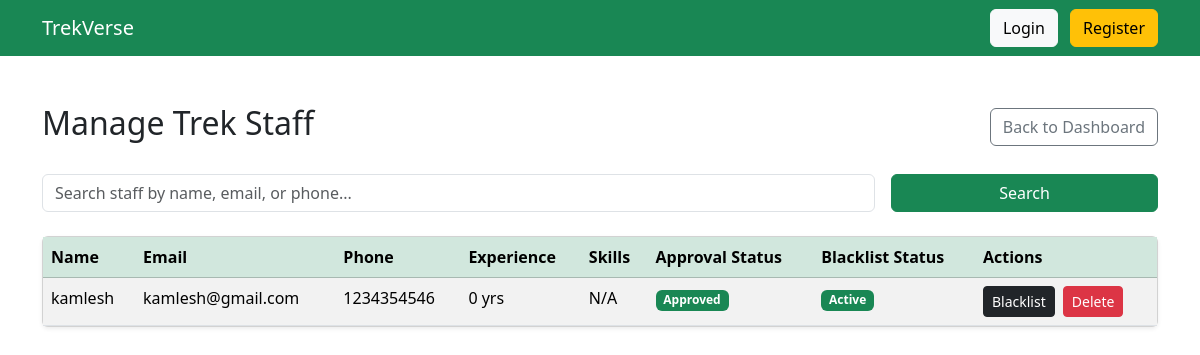
The app's page /admin/staff (signed in), older data.
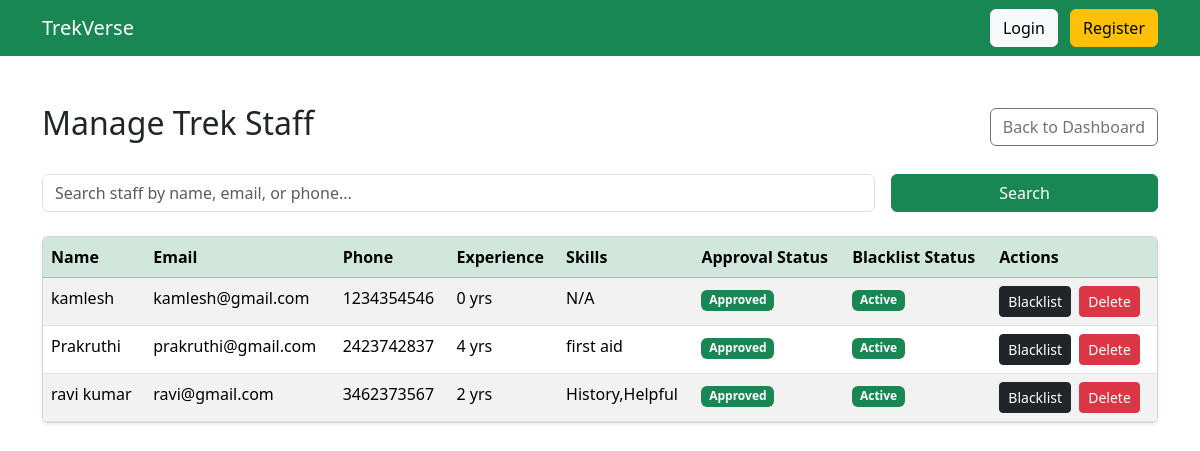
The same page, newer data.
### models.py (models this page shows)
class User(db.Model):
    __tablename__ = "users"
    id = db.Column(db.Integer, primary_key=True)
    name = db.Column(db.String(100), nullable=False)
    email = db.Column(db.String(120), unique=True, nullable=False)
    password = db.Column(db.String(255), nullable=False)
    phone = db.Column(db.String(15))
    role = db.Column(db.String(20), nullable=False)
    approved = db.Column(db.Boolean, default=False)
    blacklisted = db.Column(db.Boolean, default=False)
    experience_years = db.Column(db.Integer, default=0)
    skills = db.Column(db.String(255), default="")
    bio = db.Column(db.Text, default="")
    created_at = db.Column(db.DateTime, default=datetime.utcnow)
    managed_treks = db.relationship(
        "Trek",
        backref="staff",
        lazy=True
    )
    bookings = db.relationship(
        "Booking",
        backref="user",
        lazy=True
    )

### routes.py (the view)
    @app.route("/admin/staff")
    def admin_staff():
        if "user_id" not in session or session["role"] != "admin":
            return "Access Denied"
        q = request.args.get("q", "")
        if q:
            staff = User.query.filter(
                User.role == "staff",
                (User.name.like(f"%{q}%") | User.email.like(f"%{q}%") | User.phone.like(f"%{q}%"))
            ).all()
        else:
            staff = User.query.filter_by(role="staff").all()
        return render_template("admin/staff.html", staff=staff, q=q)

### templates/admin/staff.html (shortened to what this page needs)
{% extends "base.html" %}
{% block content %}
<div class="d-flex justify-content-between align-items-center mb-4">
    <h2>Manage Trek Staff</h2>
    <a href="/admin/dashboard" class="btn btn-outline-secondary">Back to Dashboard</a>
</div>
<form method="GET" action="/admin/staff" class="row g-3 mb-4">
    <div class="col-md-9">
        <input type="text" name="q" class="form-control" placeholder="Search staff by name, email, or phone..." value="{{ q or '' }}">
    </div>
    <div class="col-md-3">
        <button type="submit" class="btn btn-success w-100">Search</button>
    </div>
</form>
<div class="card shadow-sm">
    <div class="card-body p-0">
        <table class="table table-striped table-hover mb-0">
            <thead class="table-success">
                <tr>
                    <th>Name</th>
                    <th>Email</th>
                    <th>Phone</th>
                    <th>Experience</th>
                    <th>Skills</th>
                    <th>Approval Status</th>
                    <th>Blacklist Status</th>
                    <th>Actions</th>
                </tr>
            </thead>
            <tbody>
                {% for member in staff %}
                <tr>
                    <td>{{ member.name }}</td>
                    <td>{{ member.email }}</td>
                    <td>{{ member.phone or 'N/A' }}</td>
                    <td>{{ member.experience_years or 0 }} yrs</td>
                    <td>{{ member.skills or 'N/A' }}</td>
                    <td>
                        {% if member.approved %}
                        <span class="badge bg-success">Approved</span>
                        {% else %}
                        <span class="badge bg-warning text-dark">Pending Approval</span>
                        {% endif %}
                    </td>
                    <td>
                        {% if member.blacklisted %}
                        <span class="badge bg-danger">Blacklisted</span>
                        {% else %}
                        <span class="badge bg-success">Active</span>
                        {% endif %}
                    </td>
                    <td>
                        <a href="/admin/user/toggle_blacklist/{{ member.id }}?from=staff" class="btn btn-sm {% if member.blacklisted %}btn-warning{% else %}btn-dark{% endif %} me-1">
                            {% if member.blacklisted %}Unblacklist{% else %}Blacklist{% endif %}
                        </a>
                        <form action="/admin/user/delete/{{ member.id }}?from=staff" method="POST" class="d-inline" onsubmit="return confirm('Are you sure you want to delete this staff member?');">
                            <button type="submit" class="btn btn-sm btn-danger">Delete</button>
                        </form>
                    </td>
                </tr>
                {% else %}
                <tr>
                    <td colspan="8" class="text-center py-4">No staff members found.</td>
                </tr>
                {% endfor %}
            </tbody>
        </table>
    </div>
</div>
{% endblock %}

Row changes from the older to the newer data that the page shows:
added User: name "Prakruthi", email "prakruthi@gmail.com", phone "2423742837", experience_years "4", skills "first aid", approved "Approved", blacklisted "Active"
added User: name "ravi kumar", email "ravi@gmail.com", phone "3462373567", experience_years "2", skills "History,Helpful", approved "Approved", blacklisted "Active"
